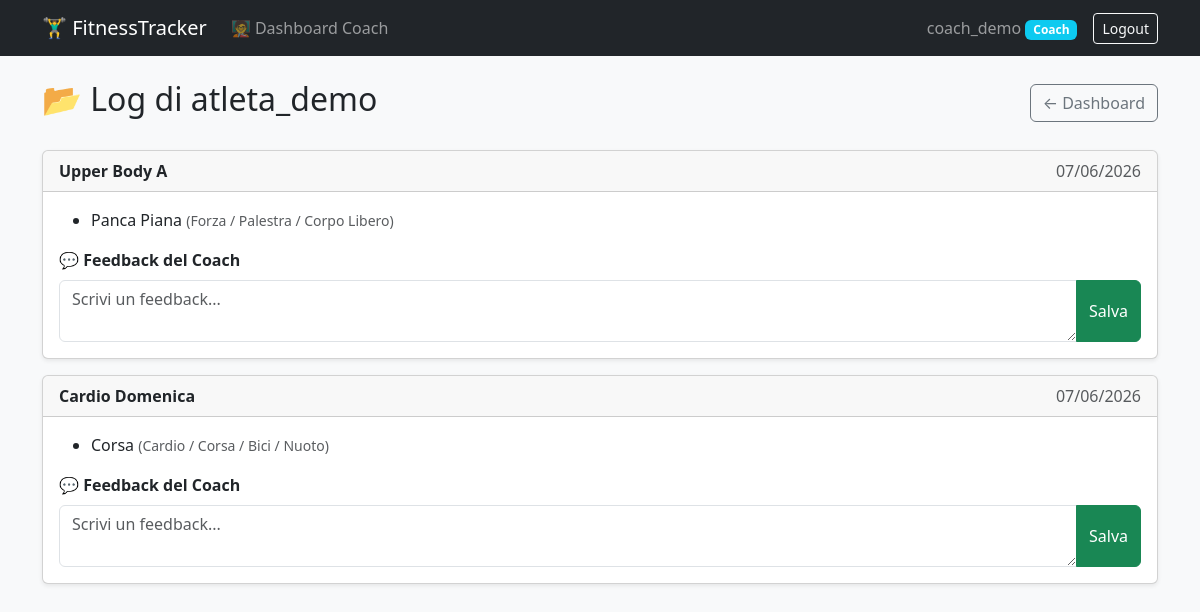
The page /coach/atleta/7/ (signed in) on the database as committed earlier.
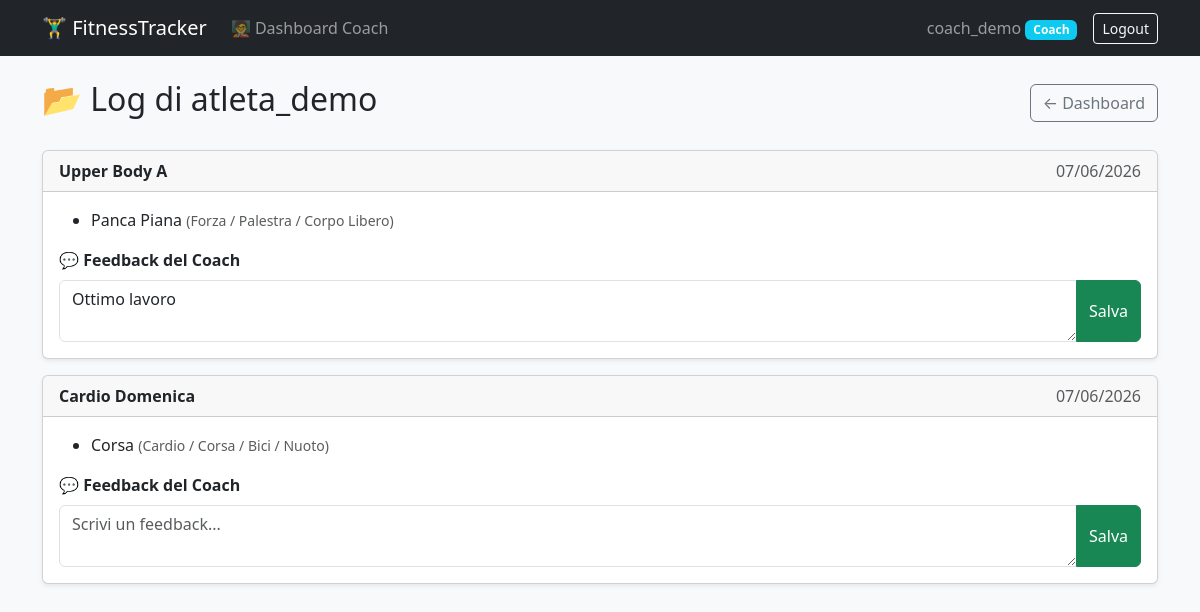
The same page on the database as committed later.
### workouts/models.py (models this page shows, shortened)
class WorkoutLog(models.Model):
    user = models.ForeignKey(
        settings.AUTH_USER_MODEL,
        on_delete=models.CASCADE,
        related_name='workouts'
    )
    date = models.DateField(auto_now_add=True)
    title = models.CharField(max_length=100)
    coach_feedback = models.TextField(blank=True, null=True)

### workouts/views.py (the view, shortened to what this page needs)
# urls.py: path('coach/atleta/<int:athlete_id>/', CoachAthleteDetailView.as_view(), name='coach_athlete_detail'),
class CoachAthleteDetailView(LoginRequiredMixin, DetailView):
    model = CustomUser
    template_name = 'workouts/coach_athlete_detail.html'
    context_object_name = 'athlete'
    pk_url_kwarg = 'athlete_id'
    def dispatch(self, request, *args, **kwargs):
        if request.user.is_authenticated and not request.user.is_coach:
            raise PermissionDenied("Area riservata ai Coach.")
        return super().dispatch(request, *args, **kwargs)
    def get_queryset(self):
        return self.request.user.athletes.all()
    def get_context_data(self, **kwargs):
        context = super().get_context_data(**kwargs)
        context['workouts'] = WorkoutLog.objects.filter(user=self.object).order_by('-date')
        return context

### templates/workouts/coach_athlete_detail.html (shortened to what this page needs)
{% extends 'base.html' %}
{% block content %}
<div class="d-flex justify-content-between align-items-center mb-4">
    <h2>📂 Log di {{ athlete.username }}</h2>
    <a href="{% url 'workout_list' %}" class="btn btn-outline-secondary">← Dashboard</a>
</div>
{% if workouts %}
    {% for workout in workouts %}
    <div class="card shadow-sm mb-3">
        <div class="card-header d-flex justify-content-between">
            <span class="fw-bold">{{ workout.title }}</span>
            <span class="text-muted">{{ workout.date|date:"d/m/Y" }}</span>
        </div>
        <div class="card-body">
            <ul class="mb-3">
                {% for exercise in workout.exercises.all %}
                <li>{{ exercise.name }} <small class="text-muted">({{ exercise.get_activity_type_display }})</small></li>
                {% empty %}
                <li class="text-muted">Nessun esercizio registrato.</li>
                {% endfor %}
            </ul>
            <form method="post" action="{% url 'coach_athlete_detail' athlete.id %}">
                <label class="form-label fw-bold">💬 Feedback del Coach</label>
                <div class="input-group">
                    <textarea name="coach_feedback" class="form-control" rows="2"
                              placeholder="Scrivi un feedback...">{{ workout.coach_feedback|default_if_none:"" }}</textarea>
                    <button type="submit" class="btn btn-success">Salva</button>
                </div>
            </form>
        </div>
    </div>
    {% endfor %}
{% else %}
    <p class="text-muted">Questo atleta non ha ancora registrato allenamenti.</p>
{% endif %}
{% endblock %}

Rows that differ between the two databases and show on the page:
changed WorkoutLog "Upper Body A": coach_feedback (not shown) → "Ottimo lavoro"
